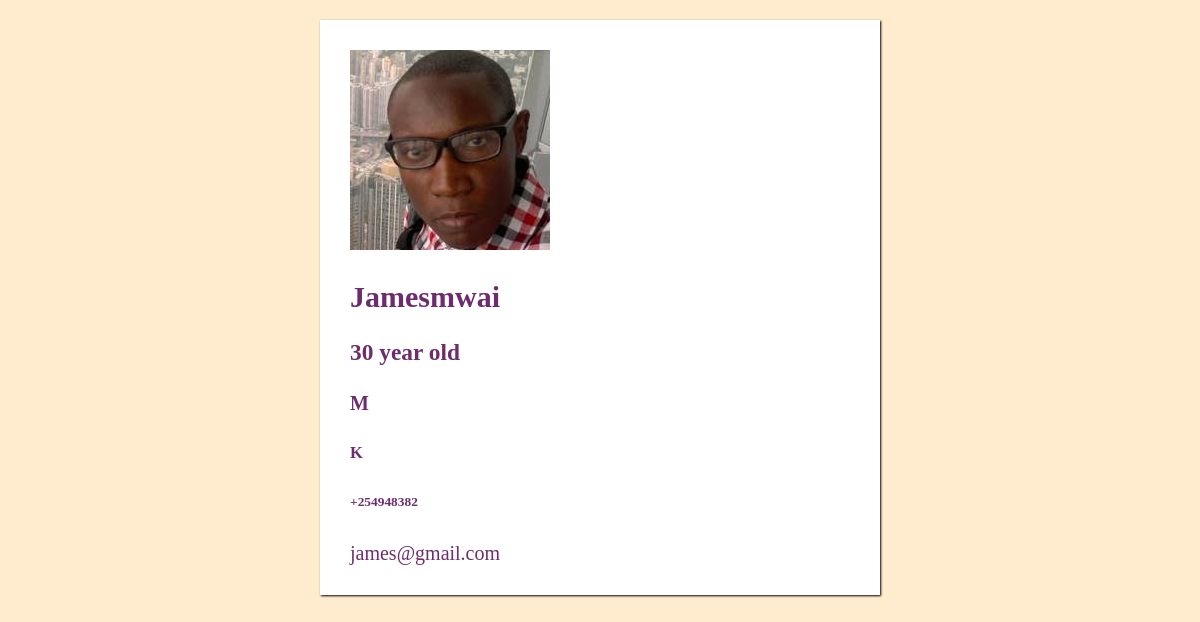
The app's page /trainer/profile/39583278/ with its own data.
### trainer/models.py (models this page shows)
class Trainer(models.Model):
    def full_name(self):
        return f"{self.first_name}{self.last_name}"
    first_name=models.CharField(max_length=15,null=True)
    last_name=models.CharField(max_length=12,null=True)
    age=models.PositiveSmallIntegerField(null=True)
    course_Name=models.CharField(max_length=15,null=True)
    email=models.EmailField(max_length=17,null=True)
    contract=models.FileField(null=True)
    cource=models.CharField(max_length=12,null=True)
    phone_number=models.CharField(max_length=15,null=True)
    trainer_Bio=models.TextField(null=True)
    language=models.CharField(max_length=3,null=True)
    id=models.CharField(primary_key=True,max_length=18)
    profile=models.FileField(upload_to='images/' ,null=True)
    gendar_choices=(
        (u'M','Male'),
        (u'F','Female'),
        (u'O','Others'),
    )
    gendar=models.CharField(max_length=19, choices =gendar_choices,null=True)
    nationality_choices=(
        (u'K', 'Kenya'),
         (u'U', 'Uganda'),
          (u'R', 'Rwanda'),
    )
    nationality=models.CharField(max_length =23,choices=nationality_choices,null=True)
    language_choices=(
        (u'E','u''English'),
        (u'k','u''kiswahili'),
        (u'ki','u''kinywaranda'),
    )
    language=models.CharField(max_length=6, choices =language_choices,null=True)

### trainer/views.py (the view)
# urls.py: path('profile/<int:id>/',trainer_profile,name="trainer_profile"),
def trainer_profile(request,id):
    trainer=Trainer.objects.get(id=id)
    return render(request,"trainer_profile.html",{"trainer":trainer})

### trainer/templates/trainer_profile.html (shortened to what this page needs)
<!DOCTYPE html>
<html lang="en">
<head>
</head>
<body>
   <div class="wrapper">
       <div class="form">
    <form method="POST" enctype="multipart/form-data">
        <div class="div">
            <div class="form">
    </form>
    <div id="div">
    <img src="{{ trainer.profile.url}}">
    <h2>{{trainer.full_name}}</h2>
    <h3>{{trainer.age}} year old</h3>
    <h4>{{trainer.gendar}}</h4>
    <h5>{{trainer.nationality}}</h5>
    <h6>{{trainer.phone_number}}</h6>
    <h7>{{trainer.email}}</h7>
</div>
</body>
</html>

### trainer/templates/trainer_profile.html (style rules this page uses)
body { background-color: blanchedalmond; align-items: center; justify-content: center; font-size: 20px; color: rgb(109, 44, 109); }
.wrapper { max-width: 500px; width: 80%; background: #fff; margin: 20px auto; padding: 30px; box-shadow: 1px 1px 2px rgba(0,0,0, 125); }

### records on screen
Trainer: profile (picture), full_name "Jamesmwai", age "30", gendar "M", nationality "K", phone_number "+254948382", email "james@gmail.com"
